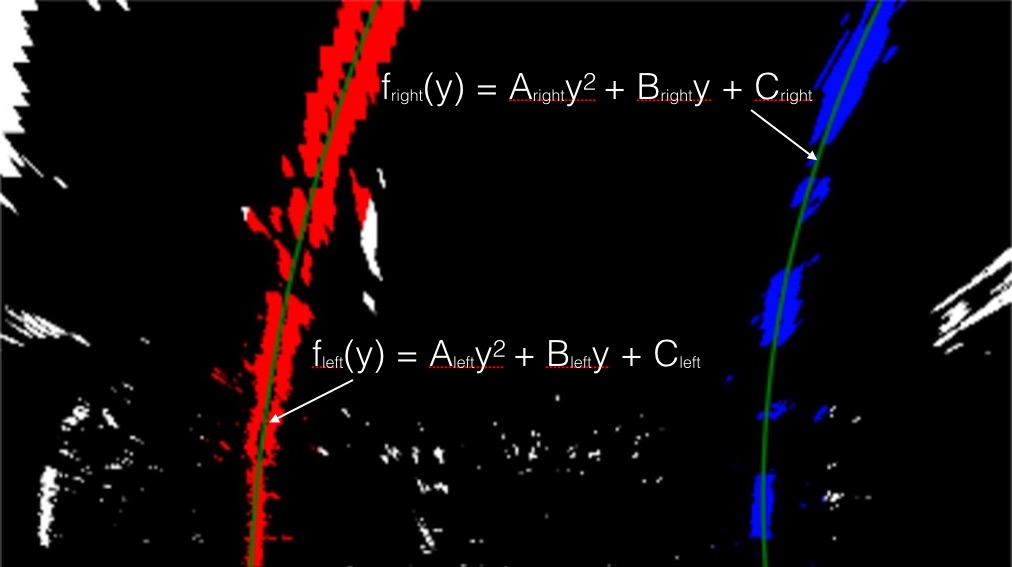
#> input picture examples/color_fit_lines.jpg, 1012 x 567 px; its folder holds only this picture in this run
$ python -i helper_functions.py   (imports and definitions only)   (older library calls are emulated)
#> lines starting #> are read from the running program, lines starting #| are printed output that depends on the picture; after the words box and inside, x2 and y2 are one past the last pixel; in counts of white or black regions, pixels touching at a corner belong together
import numpy as np
import cv2

# Define a class to receive the characteristics of each line detection
class Line():
	def __init__(self):
		# First run?
		self.first_run = True
		# was the line detected in the last iteration?
		self.detected = False
		# How many times of losing lines in a row?
		self.missing_land_lines_counter = 0
		# x values of the last n fits of the line
		self.recent_xfitted = []
		#average x values of the fitted line over the last n iterations
		self.bestx = None
		# polynomial coefficients values of the last n fits of the line
		self.recent_fit = None
		#polynomial coefficients averaged over the last n iterations
		self.best_fit = None
		#polynomial coefficients for the most recent fit
		self.current_fit = [np.array([False])]
		#radius of curvature of the line in some units
		self.radius_of_curvature = None
		#distance in meters of vehicle center from the line
		self.line_base_pos = None
		#difference in fit coefficients between last and new fits
		self.diffs = np.array([0,0,0], dtype='float')
		#x values for detected line pixels
		self.allx = None
		#y values for detected line pixels
		self.ally = None

# Create land lines for left land line and right land line
# The name is hard coded, please don't change them
left_land_line = Line()
right_land_line = Line()
img_size = (1280, 720)

# Define source points coordinate
src_coordins = np.float32(
    [[(img_size[0] / 2) - 60, img_size[1] / 2 + 100],
    [((img_size[0] / 6) - 15), img_size[1]],
    [(img_size[0] * 5 / 6) + 45, img_size[1]],
    [(img_size[0] / 2 + 60), img_size[1] / 2 + 100]])
# Define destination points coordinate
dst_coordins = np.float32(
    [[(img_size[0] / 4), 0],
    [(img_size[0] / 4), img_size[1]],
    [(img_size[0] * 3 / 4), img_size[1]],
    [(img_size[0] * 3 / 4), 0]])

def convert_BGR2GRAY(img):
    retimg = cv2.cvtColor(img, cv2.COLOR_BGR2GRAY)
    return retimg

def convert_BGR2RGB(img):
    retimg = cv2.cvtColor(img, cv2.COLOR_BGR2RGB)
    return retimg

def abs_sobel_threshold(img, orient='x', grad_thresh=(0, 255)):
    # 1) Convert to grayscale
    gray = convert_BGR2GRAY(img)
    # 2) Take the derivative in x or y given orient = 'x' or 'y'
    if 'x' == orient:
        sobel = cv2.Sobel(gray, cv2.CV_64F, 1, 0)
    elif 'y' == orient:
        sobel = cv2.Sobel(gray, cv2.CV_64F, 0, 1)
    else:
        sobel = 0
    # 3) Take the absolute value of the derivative or gradient
    abs_sobel = np.absolute(sobel)
    # 4) Scale to 8-bit (0 - 255) then convert to type = np.uint8
    scaled_sobel = np.uint8(255*abs_sobel/np.max(abs_sobel))
    # 5) Create a mask of 1's where the scaled gradient magnitude
            # is > thresh_min and < thresh_max
    sxbinary = np.zeros_like(scaled_sobel)
    sxbinary[(scaled_sobel > grad_thresh[0]) & (scaled_sobel < grad_thresh[1])] = 1
    # 6) Return this mask as your binary_output image
    #binary_output = np.copy(img) # Remove this line
    binary_output = sxbinary
    return binary_output

# Define a function that applies Sobel x and y,
# then computes the magnitude of the gradient
# and applies a threshold
# [52 lines left out: functions mag_threshold, dir_threshold, gray_threshold, not called in this run]

def hls_threshold(img, color='h', color_thresh=(20, 100)):
    # Using cv2.imread so need to use cv2.COLOR_BGR2HLS
    hls_img = cv2.cvtColor(img, cv2.COLOR_BGR2HLS)
    if color == 'h':
        color_img = hls_img[:,:,0]
    elif color == 'l':
        color_img = hls_img[:,:,1]
    elif color == 's':
        color_img = hls_img[:,:,2]
    else:
        color_img = hls_img[:,:,:]
    color_binary = np.zeros_like(color_img)
    color_binary[(color_img > color_thresh[0]) & (color_img <= color_thresh[1])] = 1
    return color_img, color_binary

# [14 lines left out: function rgb_threshold, not called in this run]

def Perspective_Transfer_Warper(img, src_coordins, dst_coordins):
    # Compute and apply perpective transform
    img_size = (img.shape[1], img.shape[0])
    M = cv2.getPerspectiveTransform(src_coordins, dst_coordins)
    ret_Img = cv2.warpPerspective(img, M, img_size, flags=cv2.INTER_NEAREST)  # keep same size as input image
    return ret_Img

def find_land_line_pixels(out_img, binary_img, list_lane_line_pixel_coords, nwindows, x_base, margin, minpix):
    # Set height of windows
    window_height = np.int(binary_img.shape[0]/nwindows)

    # Identify the x and y positions of all nonzero pixels in the image
    nonzero = binary_img.nonzero()
    nonzeroy = np.array(nonzero[0])
    nonzerox = np.array(nonzero[1])
    # Step through the windows one by one
    for window in range(nwindows):
        # Identify window boundaries in x and y (and right and left)
        win_y_low = binary_img.shape[0] - (window+1)*window_height
        win_y_high = binary_img.shape[0] - window*window_height
        win_xleft_low = x_base - margin
        win_xleft_high = x_base + margin
        # Draw the windows on the visualization image
        cv2.rectangle(out_img,(win_xleft_low,win_y_low),(win_xleft_high,win_y_high),(0,255,0), 2)
        # Identify the nonzero pixels in x and y within the window
        good_inds = ((nonzeroy >= win_y_low) & (nonzeroy < win_y_high) & (nonzerox >= win_xleft_low) &  (nonzerox < win_xleft_high)).nonzero()[0]
        # Append these indices to the lists
        list_lane_line_pixel_coords.append(good_inds)
        # If you found > minpix pixels, recenter next window on their mean position
        if len(good_inds) > minpix:
            x_base = np.int(np.mean(nonzerox[good_inds]))
    # Concatenate the arrays of indices
    list_lane_line_pixel_coords = np.concatenate(list_lane_line_pixel_coords)
    return list_lane_line_pixel_coords

def fit_polynomial(binary_img, list_lane_line_pixel_coords, poly_order=2):
    # Identify the x and y positions of all nonzero pixels in the image
    nonzero = binary_img.nonzero()
    nonzeroy = np.array(nonzero[0])
    nonzerox = np.array(nonzero[1])

	# Extract left and right line pixel positions
    x = nonzerox[list_lane_line_pixel_coords]
    y = nonzeroy[list_lane_line_pixel_coords]
    # Fit a second order polynomial to each
    ret_fit_polynomial = np.polyfit(y, x, poly_order)
    return ret_fit_polynomial

def process_image(img):
	# Initialization
	#global left_land_line
	#global right_land_line

	# Run functions
	gradx_binary = abs_sobel_threshold(img, orient='x', grad_thresh=(20, 100))
	s_img, s_binary = hls_threshold(img, color='s', color_thresh=(90, 255))

	# Combine the two binary thresholds
	combined_binary = np.zeros_like(gradx_binary)
	combined_binary[(s_binary == 1) | (gradx_binary == 1)] = 1

	# Compute and apply perspective transform
	Warper = Perspective_Transfer_Warper(combined_binary, src_coordins, dst_coordins)

	# Take a histogram of the bottom half of the image
	histogram = np.sum(Warper[Warper.shape[0]//2:,:], axis=0)

	# Find the peak of the left and right halves of the histogram
	# These will be the starting point for the left and right lines
	midpoint = np.int(histogram.shape[0]/2)
	leftx_base = np.argmax(histogram[:midpoint])
	rightx_base = np.argmax(histogram[midpoint:]) + midpoint

	# Create an output image to draw on and  visualize the result
	out_img = np.dstack((Warper, Warper, Warper))*255

	# Choose the number of sliding windows
	nwindows = 20
	# Set the width of the windows +/- margin
	margin = 100
	# Set minimum number of pixels found to recenter window
	minpix = 50

	# Create empty lists to receive left and right lane pixel indices
	left_lane_inds = []
	right_lane_inds = []

	# Identify the x and y positions of all nonzero pixels in the image
	nonzero = Warper.nonzero()
	nonzeroy = np.array(nonzero[0])
	nonzerox = np.array(nonzero[1])

	# Find pixels coordinates in each land lines
	list_x_left_coords = find_land_line_pixels(out_img, Warper, left_lane_inds, nwindows, leftx_base, margin, minpix)
	list_x_right_coords = find_land_line_pixels(out_img, Warper, right_lane_inds, nwindows, rightx_base, margin, minpix)

	# Fit a second order polynomial to each land lines
	fit_poly_x_left = fit_polynomial(Warper, list_x_left_coords, poly_order=2)
	fit_poly_x_right = fit_polynomial(Warper, list_x_right_coords, poly_order=2)

	# Generate x and y values for plotting
	ploty = np.linspace(0, Warper.shape[0]-1, Warper.shape[0] )
	plotx_left = fit_poly_x_left[0]*ploty**2 + fit_poly_x_left[1]*ploty + fit_poly_x_left[2]
	plotx_right = fit_poly_x_right[0]*ploty**2 + fit_poly_x_right[1]*ploty + fit_poly_x_right[2]

	# Define y-value where we want radius of curvature
	# I'll choose the mean y-value, corresponding to the middle of the image
	y_eval = np.mean(ploty)

	# Define conversions in x and y from pixels space to meters
	ym_per_pix = 30/720 # meters per pixel in y dimension
	xm_per_pix = 3.7/700 # meters per pixel in x dimension

	# Fit new polynomials to x,y in world space
	left_fit_cr = np.polyfit(ploty*ym_per_pix, plotx_left*xm_per_pix, 2)
	right_fit_cr = np.polyfit(ploty*ym_per_pix, plotx_right*xm_per_pix, 2)
	# Calculate the new radii of curvature
	left_curverad = ((1 + (2*left_fit_cr[0]*y_eval*ym_per_pix + left_fit_cr[1])**2)**1.5) / np.absolute(2*left_fit_cr[0])
	right_curverad = ((1 + (2*right_fit_cr[0]*y_eval*ym_per_pix + right_fit_cr[1])**2)**1.5) / np.absolute(2*right_fit_cr[0])

	# Caluculate the bottom points coodinate
	bottom_y = np.max(ploty)
	bottom_x_left = fit_poly_x_left[0]*bottom_y**2 + fit_poly_x_left[1]*bottom_y + fit_poly_x_left[2]
	bottom_x_right = fit_poly_x_right[0]*bottom_y**2 + fit_poly_x_right[1]*bottom_y + fit_poly_x_right[2]
	# Caluculate the offset from the center of the lane
	offset_center_pix = (bottom_x_left + bottom_x_right)/2 - img.shape[1]/2
	offset_center_m = offset_center_pix*xm_per_pix

	# Smooth over the last n frames of video
	# Compute the inverse perspective transform
	Minv = cv2.getPerspectiveTransform(dst_coordins, src_coordins)
	# Create an image to draw the lines on
	warp_zero = np.zeros_like(Warper).astype(np.uint8)
	color_warp = np.dstack((warp_zero, warp_zero, warp_zero))
	# Recast the x and y points into usable format for cv2.fillPoly()
	pts_left = np.array([np.transpose(np.vstack([plotx_left, ploty]))])
	pts_right = np.array([np.flipud(np.transpose(np.vstack([plotx_right, ploty])))])
	pts = np.hstack((pts_left, pts_right))
	# Draw the lane onto the warped blank image
	cv2.fillPoly(color_warp, np.int_([pts]), (0,255, 0))
	# Warp the blank back to original image space using inverse perspective matrix (Minv)
	newwarp = cv2.warpPerspective(color_warp, Minv, (img.shape[1], img.shape[0]))
	# Combine the result with the original image
	result = cv2.addWeighted(img, 1, newwarp, 0.3, 0)
	# Add real-time analysis data to the image
	font = cv2.FONT_HERSHEY_SIMPLEX
	result = cv2.putText(result,'Radius of Curvature = %s(m)' % (left_curverad),(20,50), font, 1.5,(255,255,255),2,cv2.LINE_AA)
	result = cv2.putText(result,'Vehicle is %s(m) left of center' % (offset_center_m),(20,90), font, 1.5,(255,255,255),2,cv2.LINE_AA)


	return result

>>> import cv2
>>> picture = cv2.imread('examples/color_fit_lines.jpg')
#> picture is the input picture: shape (567, 1012, 3); mean B, G, R 11.4, 8.2, 15.7
>>> result = process_image(picture)
#> in abs_sobel_threshold, `sobel = cv2.Sobel(gray, cv2.CV_64F, 1, 0)`:
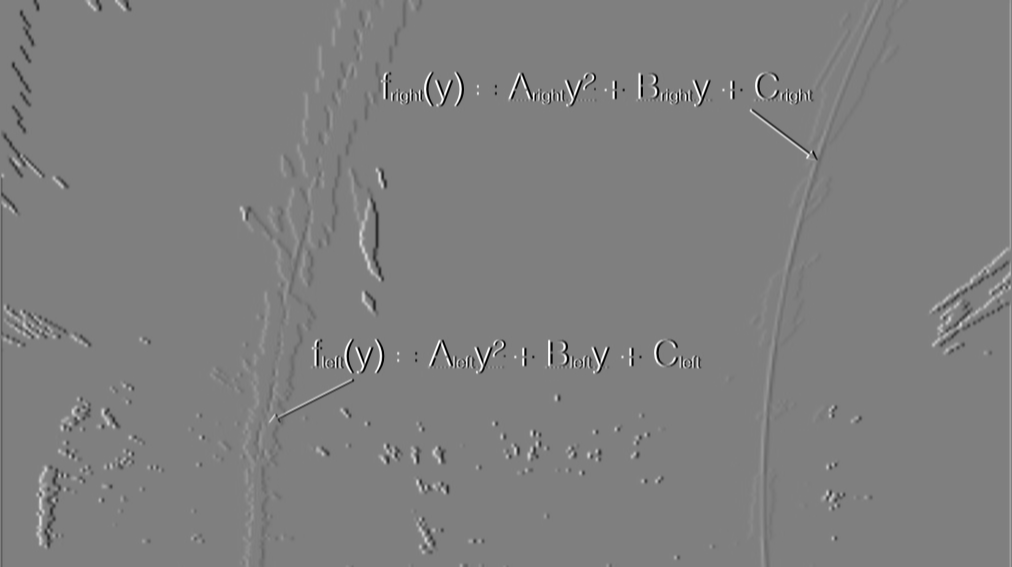
#> sobel: shape (567, 1012) float64; min -1020, max 1020, mean -0.4; drawn with min black and max white
#> in process_image, `gradx_binary = abs_sobel_threshold(img, orient='x', grad_thresh=(20, 1..`:
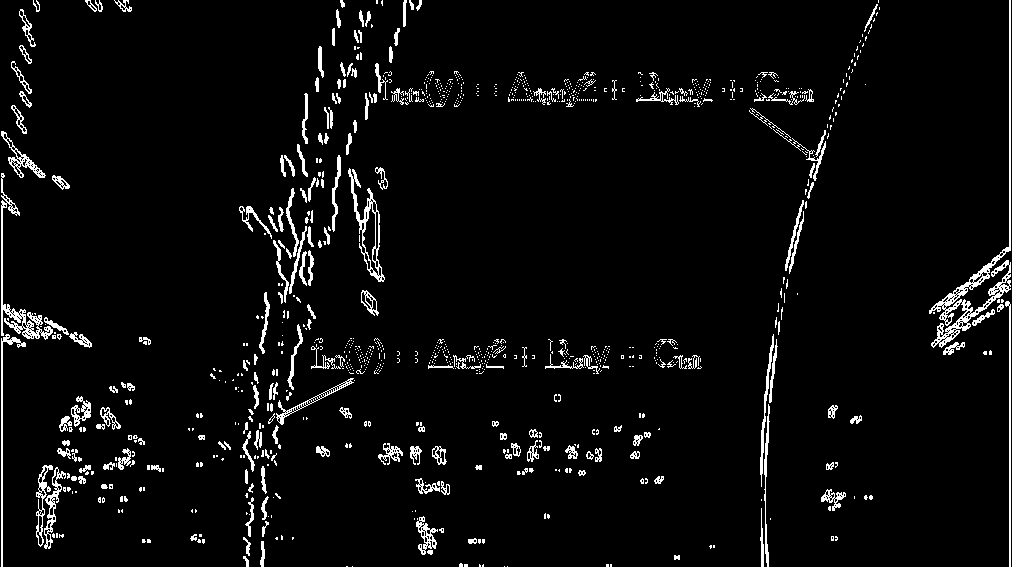
#> gradx_binary: shape (567, 1012); values 0 (black) and 1 (white), 4.4% white in thin lines or dots
#> in hls_threshold, `hls_img = cv2.cvtColor(img, cv2.COLOR_BGR2HLS)`: hls_img: shape (567, 1012, 3); mean of channels 0, 1, 2 15.3, 13.6, 37.6
#> in process_image, `s_img, s_binary = hls_threshold(img, color='s', color_thresh=(90, 255))`: s_binary: shape (567, 1012); values 0 (black) and 1 (white), 15.5% white; 119 white regions (97 under 20 px), largest, box (x1, y1, x2, y2) and area: (196, 0, 433, 567) 47248, (700, 0, 918, 567) 33461, (415, 351, 513, 384) 1874
#> after the loop in find_land_line_pixels, `for window in range(nwindows):`:
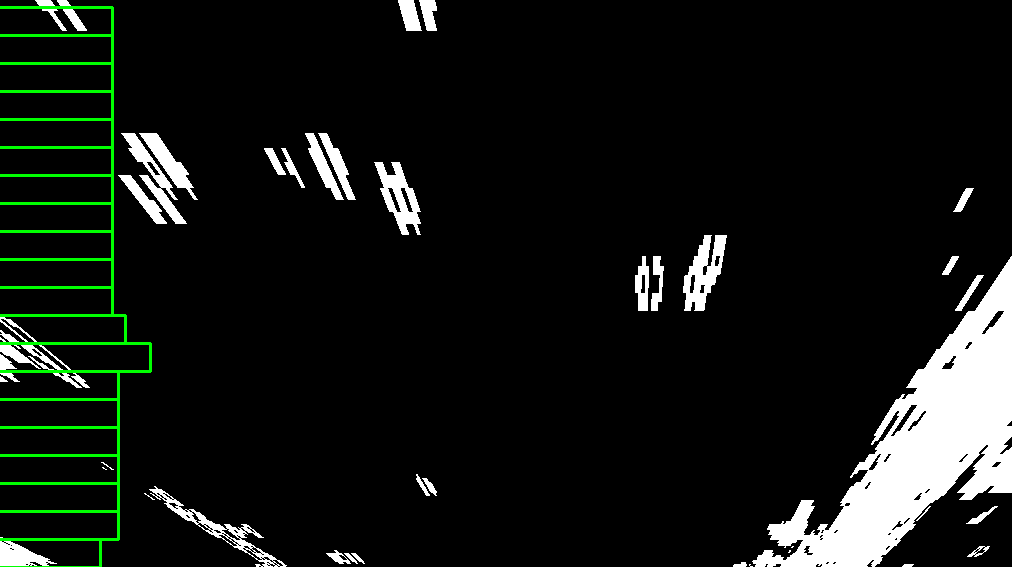
#> out_img: shape (567, 1012, 3); mean of channels 0, 1, 2 19.3, 23.2, 19.3; drawn as B, G, R
#> call 2 of find_land_line_pixels, with nwindows = 20, x_base = 1003, margin = 100, minpix = 50
#> in find_land_line_pixels (call 2), `nonzero = binary_img.nonzero()`: nonzero = 43599 positions, rows 0 to 566, columns 0 to 1011
#> the loop in find_land_line_pixels (call 2), `for window in range(nwindows):` made 20 passes
#> (win_xleft_low, win_xleft_high, x_base) on passes 2, 3, 4, 5, 6, 7, 8, 9, 10, 11, 13, 14: (861, 1061, 894), (794, 994, 898), (798, 998, 926), (826, 1026, 943), (843, 1043, 952), (852, 1052, 960), (860, 1060, 971), (871, 1071, 982), (882, 1082, 990), (890, 1090, 987), (887, 1087, 959), (859, 1059, 965)
#> x_base on pass 1: 961
#> after the loop in find_land_line_pixels (call 2), `for window in range(nwindows):`:
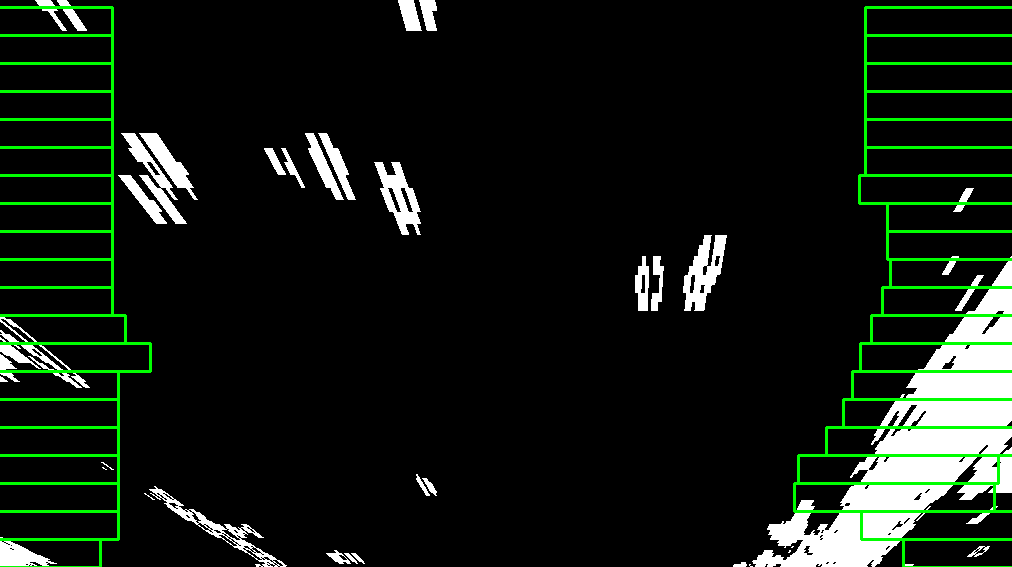
#> out_img: shape (567, 1012, 3); 1.97% of pixels changed, all inside (x1, y1, x2, y2) = (793, 6, 1012, 567); drawn as B, G, R
#> after the loop in find_land_line_pixels (call 2), `for window in range(nwindows):`: list_lane_line_pixel_coords = 20 items
#> in process_image, `fit_poly_x_left = fit_polynomial(Warper, list_x_left_coords, poly_orde..`:
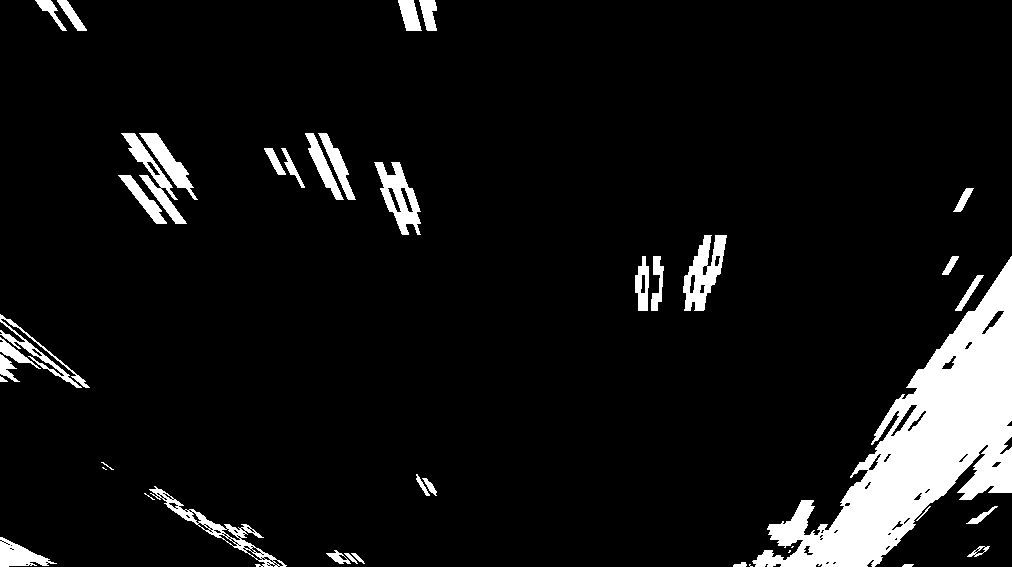
#> Warper: shape (567, 1012); values 0 (black) and 1 (white), 7.6% white; 41 white regions (6 under 20 px), largest, box (x1, y1, x2, y2) and area: (752, 256, 1012, 567) 27874, (683, 235, 727, 311) 1705, (374, 162, 421, 235) 1538
#> in process_image, `fit_poly_x_right = fit_polynomial(Warper, list_x_right_coords, poly_or..`: fit_poly_x_right = [-0.00134, 0.683, 899.4]
#> in process_image, `plotx_right = fit_poly_x_right[0]*ploty**2 + fit_poly_x_right[1]*ploty..`: plotx_right = 567 values, max 986.4 at index 255, min 856.9 at index 566, mean 949.5
#> in process_image, `right_fit_cr = np.polyfit(ploty*ym_per_pix, plotx_right*xm_per_pix, 2)`: right_fit_cr = [-0.00408, 0.0866, 4.75]
#> in process_image, `right_curverad = ((1 + (2*right_fit_cr[0]*y_eval*ym_per_pix + right_fi..`: right_curverad = 122.7
#> in process_image, `bottom_x_right = fit_poly_x_right[0]*bottom_y**2 + fit_poly_x_right[1]..`: bottom_x_right = 856.9
#> in process_image, `offset_center_pix = (bottom_x_left + bottom_x_right)/2 - img.shape[1]/2`: offset_center_pix = -66.94
#> in process_image, `offset_center_m = offset_center_pix*xm_per_pix`: offset_center_m = -0.354
#> in process_image, `Minv = cv2.getPerspectiveTransform(dst_coordins, src_coordins)`: Minv = [[0.188, -0.769, 520], [2.37e-16, -0.508, 460], [4.4e-19, -0.00121, 1]]
#> in process_image, `pts_right = np.array([np.flipud(np.transpose(np.vstack([plotx_right, p..`: pts_right = 567 pairs, first value 856.9 to 986.4, second value 0 to 566
#> in process_image, `pts = np.hstack((pts_left, pts_right))`: pts = 1134 pairs, first value 21.23 to 986.4, second value 0 to 566
#> in process_image, `cv2.fillPoly(color_warp, np.int_([pts]), (0,255, 0))`:
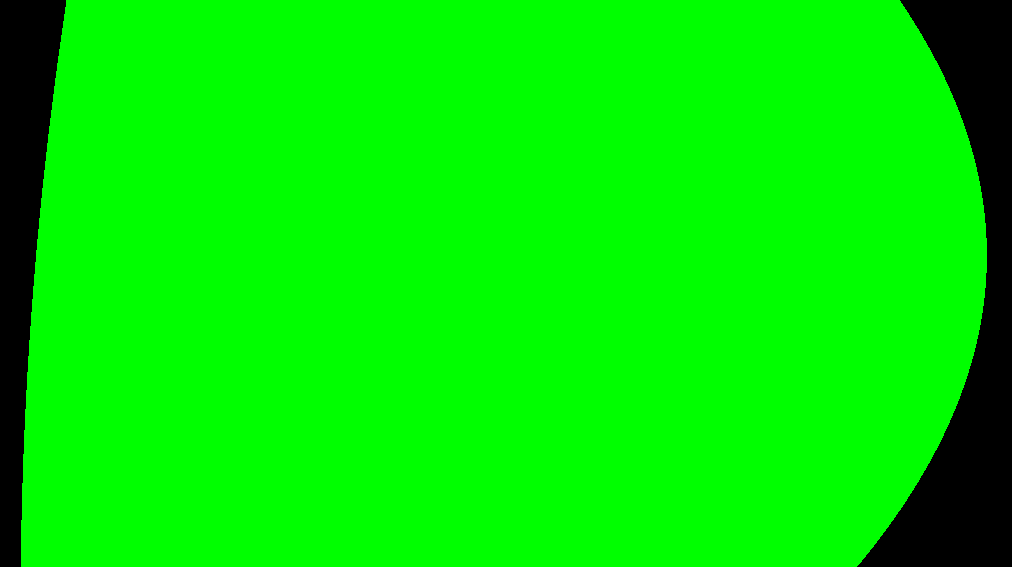
#> color_warp: shape (567, 1012, 3); mean of channels 0, 1, 2 0, 230.1, 0; drawn as B, G, R
#> in process_image, `font = cv2.FONT_HERSHEY_SIMPLEX`: font = 0
#> in process_image, `result = cv2.putText(result,'Vehicle is %s(m) left of center' % (offse..`:
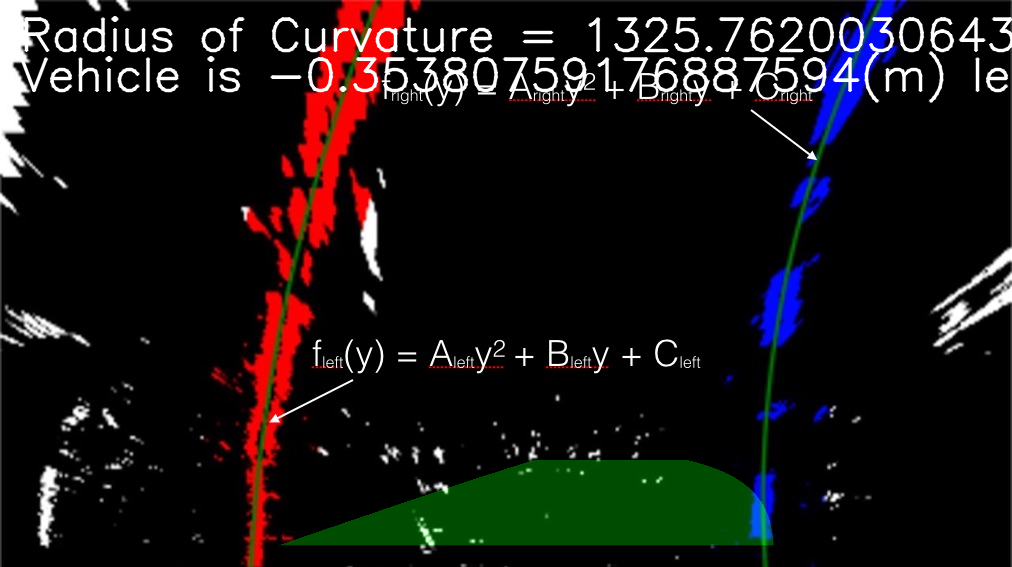
#> result: shape (567, 1012, 3); mean B, G, R 18, 19, 22.2
